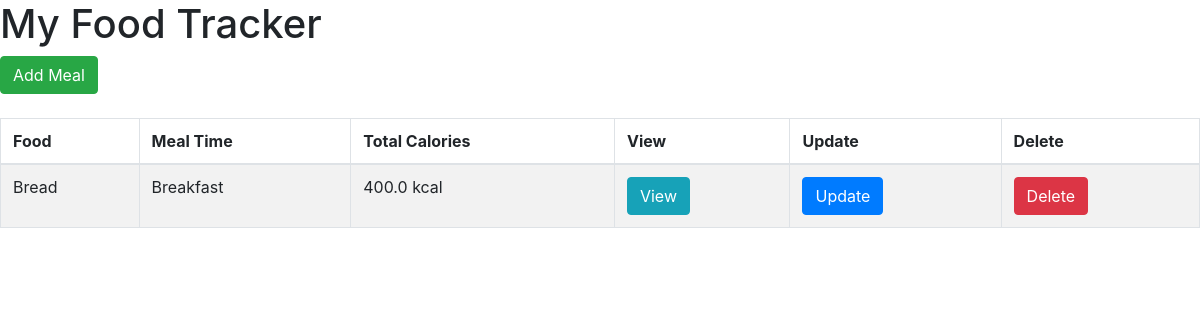
The page / on the database its author committed.
### food/models.py (models this page shows, shortened)
class Meal(models.Model):
	BREAKFAST = 1
	MORNING_SNACK = 2
	LUNCH = 3
	AFTERNOON_SNACK = 4
	DINNER = 5
	EVENING_SNACK = 6
	MEAL_TIME_TYPES = (
		(BREAKFAST, "Breakfast"),
		(MORNING_SNACK, "Morning Snack"),
		(LUNCH, "Lunch"),
		(AFTERNOON_SNACK, "Afternoon Snack"),
		(DINNER, "Dinner"),
		(EVENING_SNACK, "Evening Snack")
	)
	food = models.ForeignKey(Food, verbose_name="Food",on_delete = models.CASCADE)
	serving_size = models.IntegerField(verbose_name="Serving Size")
	meal_time = models.IntegerField(verbose_name="Meal Time", choices=MEAL_TIME_TYPES)
	def get_total_calories(self):
		return self.serving_size * self.food.calories

class Food(models.Model):
	name = models.CharField(verbose_name="Food Name", max_length=200)
	calories = models.FloatField(verbose_name="Calories (kcal)")
	total_fat = models.FloatField(verbose_name="Total Fat (g)")
	saturated_fat = models.FloatField(verbose_name="Saturated Fat (g)")
	cholesterol = models.FloatField(verbose_name="Cholesterol (mg)")
	sodium = models.FloatField(verbose_name="Sodium (mg)")
	total_carbohydrate = models.FloatField(verbose_name="Total Carbohydrate (g)")
	dietary_fibre = models.FloatField(verbose_name="Dietary Fibre (g)")
	sugar = models.FloatField(verbose_name="Sugar (g)")
	protein = models.FloatField(verbose_name="Protein (g)")

### food/views.py (the view)
# urls.py: url(r'^$', index, name='index'),
def index(request):
	template = 'list.html'
	meals = Meal.objects.all()
	context = {
		'meals': meals,
	}
	return render(request, template, context)

### templates/list.html (shortened to what this page needs)
<html>
	<head>
		<link rel="stylesheet" href="https://stackpath.bootstrapcdn.com/bootstrap/4.1.1/css/bootstrap.min.css">
	</head>
	<body>
		<h1>My Food Tracker</h1>
		<a href="{% url 'food:add-meal' %}" class="btn btn-success">Add Meal</a> <br /><br />
		<table class="table table-striped table-bordered">
			<thead>
				<tr>
					<th>Food</th>
					<th>Meal Time</th>
					<th>Total Calories</th>
					<th>View</th>
					<th>Update</th>
					<th>Delete</th>
				</tr>
			</thead>
			<tbody>
				{% for meal in meals %}
				<tr>
					<td>{{ meal.food.name }}</td>
					<td>{{ meal.get_meal_time_display }}</td>
					<td>{{ meal.get_total_calories }} kcal</td>
					<td>
						<a href="{% url 'food:view-meal' meal.id %}" class="btn btn-info">View</a>
					</td>
					<td>
						<a href="{% url 'food:update-meal' meal.id %}" class="btn btn-primary">Update</a>
					</td>
					<td>
						<a href="{% url 'food:delete-meal' meal.id %}" class="btn btn-danger">Delete</a>
					</td>
				</tr>
				{% empty %}
				<tr>
					<td colspan=6>No meals yet</td>
				</tr>
				{% endfor %}
			</tbody>
		</table>
	</body>
</html>

### rows shown on the page
Meal: food.name "Bread", meal_time "Breakfast", get_total_calories "400.0"
